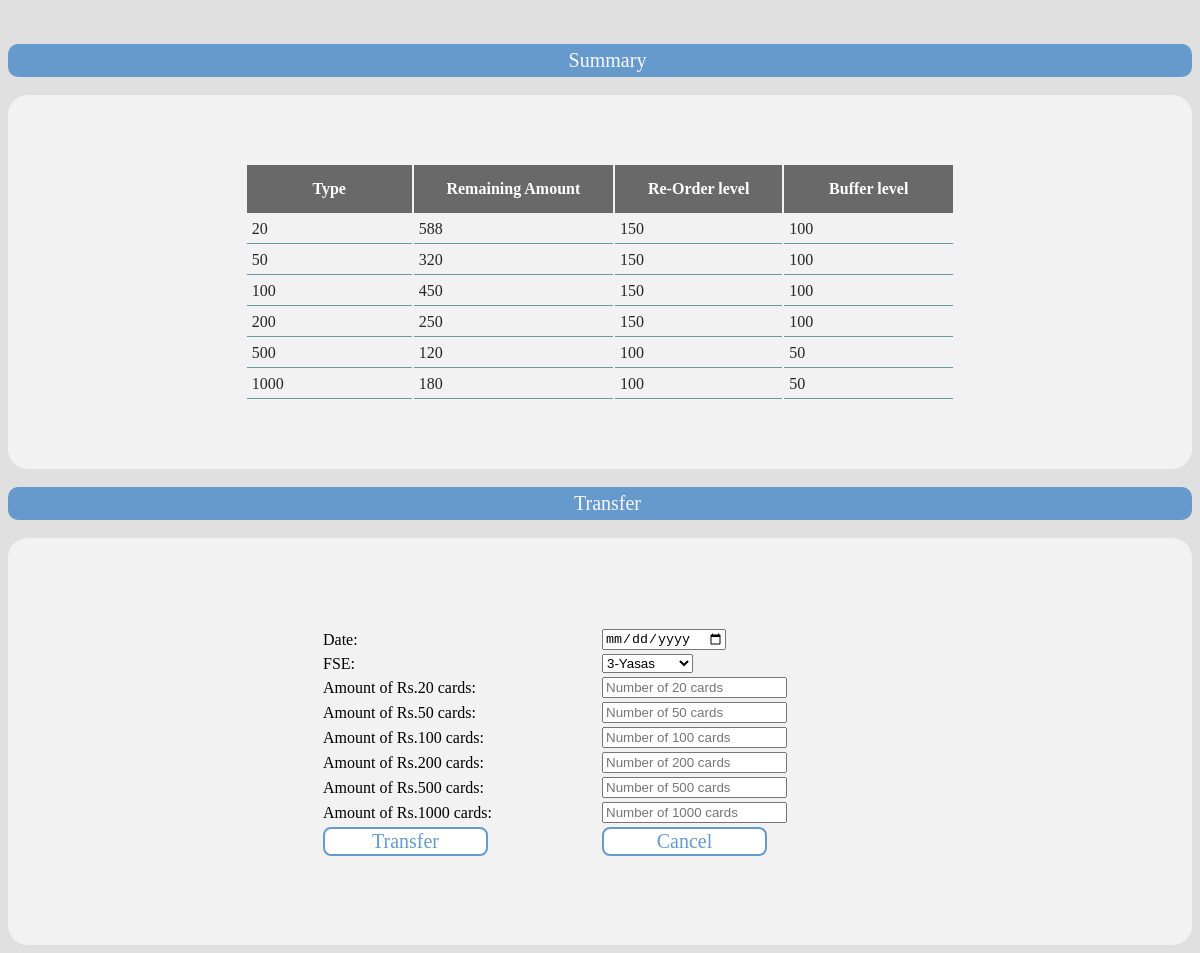
Screenshot of /StockKeeper/rechargecards.php with the database file from the repository.
### tables this page shows
CREATE TABLE `mainstock_summary` (
  `Type` varchar(100) NOT NULL,
  `RemainingAmount` int(11) NOT NULL,
  `ReorderLevel` int(11) NOT NULL,
  `BufferLevel` int(11) NOT NULL
);

### StockKeeper/rechargecards.php (the view, shortened to what this page needs)
<html lang="en">
  <head>
    <link rel="stylesheet" href="../css/main.css">
  </head>
  <body bgcolor="#e0e0e0">
<center>
		<br>
<br>
<div class="h2div" >Summary</div>
<br>
<div class="div">
<br>
<table class="table1 normaltable" >
	<tr>
		<th class="tablerecharge">Type</th>
		<th class="tablerecharge">Remaining Amount</th>
		<th class="tablerecharge">Re-Order level</th>
		<th class="tablerecharge">Buffer level</th>
	</tr>
    <?php
            $sql_query = "select * from  mainstock_summary";
            $result = mysql_query($sql_query);
            while ($data = mysql_fetch_array($result))
            {
                $card_Type = $data['Type'];
                $card_RemainingAmount = $data['RemainingAmount'];
                $card_ReorderLevel = $data['ReorderLevel'];
                $card_BufferLevel = $data['BufferLevel'];
                echo '
                	<tr>
                		<td class="tablerecharge">'.$card_Type.'</td>
                		<td class="tablerecharge">'.$card_RemainingAmount.'</td>
                		<td class="tablerecharge">'.$card_ReorderLevel.'</td>
                		<td class="tablerecharge">'.$card_BufferLevel.'</td>
                	</tr>';
            }
	?>
	</table>
<br>
</div>
<br>
<div class="h2div" >Transfer </div>
<br>
<div class="div">
    <form action="../sources/save_transfered_stock.php" method="post">
        <table style="margin: auto; width: 600px;padding: 20px">
            <tr>
                <td style=" width: 200px">
                    Date:
                </td>
                <td><input type="date" name="date"></td>
            </tr>
            <tr>
                <td style=" width: 200px">
                    FSE:
                </td>
                <td>
                    <select name="fse_id">
                        <?php
                            $sql_query2 ="SELECT * FROM user WHERE Type='FSE'";
                            $result=mysql_query($sql_query2);
                            if($result!="")
                            {
                                while ($row = mysql_fetch_array($result))
                                {
                                    echo '<option value="'.$row['Id'].'" >'.$row['Id'].'-'.$row['Name'].'</option>';
                                }
                            }
                        ?>
                    </select>
                </td>
            </tr>
            <tr>
                <td style=" width: 200px">
                    Amount of Rs.20 cards:
                </td>
                <td><input type="number" min="0" name="amount20" placeholder="Number of 20 cards"  title="only a number"></td>
            </tr>
             <tr>
                <td style=" width: 200px">
                    Amount of Rs.50 cards:
                </td>
                <td><input type="number" min="0" name="amount50" placeholder="Number of 50 cards"  title="only a number"></td>
            </tr>
             <tr>
                <td style=" width: 200px">
                    Amount of Rs.100 cards:
                </td>
                <td><input type="number" min="0" name="amount100" placeholder="Number of 100 cards"  title="only a number"></td>
            </tr>
             <tr>
                <td style=" width: 200px">
                    Amount of Rs.200 cards:
                </td>
                <td><input type="number" min="0" name="amount200" placeholder="Number of 200 cards"  title="only a number"></td>
            </tr>
             <tr>
                <td style=" width: 200px">
                    Amount of Rs.500 cards:
                </td>
                <td><input type="number" min="0" name="amount500" placeholder="Number of 500 cards"  title="only a number"></td>
            </tr>
             <tr>
                <td style=" width: 200px">
                    Amount of Rs.1000 cards:
                </td>
                <td><input type="number" min="0" name="amount1000" placeholder="Number of 1000 cards"  title="only a number"></td>
            </tr>
            <tr>
              <td style=" width: 200px"><input class="bttn" type="submit" value="Transfer" name="transfer"></td>
              <td style=" width: 200px"> <input class="bttn" type="submit" name="button" id="button" value="Cancel" onclick="clear()">
            </tr>
    </form>
</div>
<br>
</center>
  </body>
</html>

### css/main.css (style rules this page uses)
.div { border-radius: 20px; background-color: #f2f2f2; padding-bottom: 50px; padding-top: 50px; }
.table1 { border-radius: 10px; width: 60% }
.bttn { border-radius: 8px; background-color: white; color: #6699cc; font-family: Georgia; font-size: 20px; border: 2px solid #6699cc; width: 60%; }
.h2div { background-color: #6699cc; color: #F8F8F8; font-family: Georgia; font-size: 20px; vertical-align: center; padding-left: 15px; padding-top: 5px; padding-bottom: 5px; border-radius: 10px; }
.tablerecharge { width: 10% }
.normaltable td { vertical-align: bottom; padding: 5px; text-align: 15px; height: 10px; border-bottom: 1px solid #669999; color: #262626 }
.normaltable th { background-color: #696969 ; color: white; height: 20px; vertical-align: bottom; padding: 15px; text-align: 15px }

### rows the page displays
mainstock_summary: Type "20", RemainingAmount "588", ReorderLevel "150", BufferLevel "100"
mainstock_summary: Type "50", RemainingAmount "320", ReorderLevel "150", BufferLevel "100"
mainstock_summary: Type "100", RemainingAmount "450", ReorderLevel "150", BufferLevel "100"
mainstock_summary: Type "200", RemainingAmount "250", ReorderLevel "150", BufferLevel "100"
mainstock_summary: Type "500", RemainingAmount "120", ReorderLevel "100", BufferLevel "50"
mainstock_summary: Type "1000", RemainingAmount "180", ReorderLevel "100", BufferLevel "50"

### other values shown
form field fse_id "3-Yasas"
